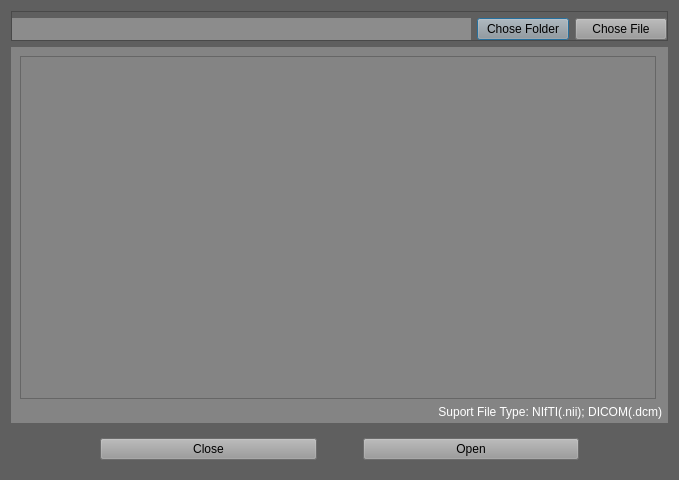
<?xml version="1.0" encoding="UTF-8"?>
<ui version="4.0">
 <class>Dialog</class>
 <widget class="QDialog" name="Dialog">
  <property name="geometry">
   <rect>
    <x>0</x>
    <y>0</y>
    <width>679</width>
    <height>480</height>
   </rect>
  </property>
  <property name="windowTitle">
   <string>Dialog</string>
  </property>
  <property name="styleSheet">
   <string notr="true">background-color: rgb(95, 95, 95);</string>
  </property>
  <layout class="QVBoxLayout" name="verticalLayout">
   <item>
    <widget class="QFrame" name="frame">
     <property name="frameShape">
      <enum>QFrame::StyledPanel</enum>
     </property>
     <property name="frameShadow">
      <enum>QFrame::Raised</enum>
     </property>
     <layout class="QHBoxLayout" name="horizontalLayout">
      <property name="leftMargin">
       <number>0</number>
      </property>
      <property name="topMargin">
       <number>6</number>
      </property>
      <property name="rightMargin">
       <number>0</number>
      </property>
      <property name="bottomMargin">
       <number>0</number>
      </property>
      <item>
       <widget class="QLabel" name="path">
        <property name="sizePolicy">
         <sizepolicy hsizetype="Preferred" vsizetype="Preferred">
          <horstretch>10</horstretch>
          <verstretch>0</verstretch>
         </sizepolicy>
        </property>
        <property name="minimumSize">
         <size>
          <width>10</width>
          <height>0</height>
         </size>
        </property>
        <property name="styleSheet">
         <string notr="true">color: white;
background-color: rgb(140, 140, 140);</string>
        </property>
        <property name="text">
         <string/>
        </property>
       </widget>
      </item>
      <item>
       <widget class="QPushButton" name="openFolder">
        <property name="sizePolicy">
         <sizepolicy hsizetype="Preferred" vsizetype="Preferred">
          <horstretch>2</horstretch>
          <verstretch>0</verstretch>
         </sizepolicy>
        </property>
        <property name="minimumSize">
         <size>
          <width>2</width>
          <height>0</height>
         </size>
        </property>
        <property name="styleSheet">
         <string notr="true">background-color: rgb(153, 153, 153);</string>
        </property>
        <property name="text">
         <string>Chose Folder</string>
        </property>
       </widget>
      </item>
      <item>
       <widget class="QPushButton" name="openFile">
        <property name="sizePolicy">
         <sizepolicy hsizetype="Preferred" vsizetype="Preferred">
          <horstretch>2</horstretch>
          <verstretch>0</verstretch>
         </sizepolicy>
        </property>
        <property name="styleSheet">
         <string notr="true">background-color: rgb(153, 153, 153);</string>
        </property>
        <property name="text">
         <string>Chose File</string>
        </property>
       </widget>
      </item>
     </layout>
    </widget>
   </item>
   <item>
    <widget class="QWidget" name="widget" native="true">
     <property name="sizePolicy">
      <sizepolicy hsizetype="Preferred" vsizetype="Preferred">
       <horstretch>0</horstretch>
       <verstretch>15</verstretch>
      </sizepolicy>
     </property>
     <property name="styleSheet">
      <string notr="true">background-color: rgb(132, 132, 132)</string>
     </property>
     <layout class="QHBoxLayout" name="horizontalLayout_3">
      <property name="rightMargin">
       <number>6</number>
      </property>
      <property name="bottomMargin">
       <number>0</number>
      </property>
      <item>
       <widget class="QWidget" name="widget_3" native="true">
        <property name="sizePolicy">
         <sizepolicy hsizetype="Preferred" vsizetype="Preferred">
          <horstretch>4</horstretch>
          <verstretch>0</verstretch>
         </sizepolicy>
        </property>
        <layout class="QGridLayout" name="gridLayout">
         <property name="leftMargin">
          <number>0</number>
         </property>
         <property name="topMargin">
          <number>0</number>
         </property>
         <property name="rightMargin">
          <number>0</number>
         </property>
         <property name="bottomMargin">
          <number>4</number>
         </property>
         <item row="0" column="0" rowspan="2">
          <widget class="QTableWidget" name="tableFile">
           <property name="sizePolicy">
            <sizepolicy hsizetype="Preferred" vsizetype="Preferred">
             <horstretch>20</horstretch>
             <verstretch>10</verstretch>
            </sizepolicy>
           </property>
           <property name="styleSheet">
            <string notr="true"/>
           </property>
           <attribute name="horizontalHeaderCascadingSectionResizes">
            <bool>false</bool>
           </attribute>
           <attribute name="verticalHeaderShowSortIndicator" stdset="0">
            <bool>false</bool>
           </attribute>
           <attribute name="verticalHeaderStretchLastSection">
            <bool>false</bool>
           </attribute>
          </widget>
         </item>
         <item row="2" column="0" colspan="2">
          <widget class="QLabel" name="label">
           <property name="styleSheet">
            <string notr="true">color:white;</string>
           </property>
           <property name="text">
            <string>Suport File Type: NIfTI(.nii); DICOM(.dcm)</string>
           </property>
           <property name="alignment">
            <set>Qt::AlignRight|Qt::AlignTrailing|Qt::AlignVCenter</set>
           </property>
          </widget>
         </item>
        </layout>
       </widget>
      </item>
     </layout>
    </widget>
   </item>
   <item>
    <widget class="QWidget" name="widget_2" native="true">
     <layout class="QHBoxLayout" name="horizontalLayout_2">
      <item>
       <spacer name="horizontalSpacer">
        <property name="orientation">
         <enum>Qt::Horizontal</enum>
        </property>
        <property name="sizeType">
         <enum>QSizePolicy::Preferred</enum>
        </property>
        <property name="sizeHint" stdset="0">
         <size>
          <width>80</width>
          <height>20</height>
         </size>
        </property>
       </spacer>
      </item>
      <item>
       <widget class="QPushButton" name="Close">
        <property name="sizePolicy">
         <sizepolicy hsizetype="Preferred" vsizetype="Preferred">
          <horstretch>3</horstretch>
          <verstretch>0</verstretch>
         </sizepolicy>
        </property>
        <property name="styleSheet">
         <string notr="true">background-color: rgb(153, 153, 153);</string>
        </property>
        <property name="text">
         <string>Close</string>
        </property>
       </widget>
      </item>
      <item>
       <spacer name="horizontalSpacer_2">
        <property name="orientation">
         <enum>Qt::Horizontal</enum>
        </property>
        <property name="sizeType">
         <enum>QSizePolicy::Preferred</enum>
        </property>
        <property name="sizeHint" stdset="0">
         <size>
          <width>40</width>
          <height>20</height>
         </size>
        </property>
       </spacer>
      </item>
      <item>
       <widget class="QPushButton" name="pushButton_4">
        <property name="sizePolicy">
         <sizepolicy hsizetype="Preferred" vsizetype="Preferred">
          <horstretch>3</horstretch>
          <verstretch>0</verstretch>
         </sizepolicy>
        </property>
        <property name="styleSheet">
         <string notr="true">background-color: rgb(153, 153, 153);</string>
        </property>
        <property name="text">
         <string>Open</string>
        </property>
       </widget>
      </item>
      <item>
       <spacer name="horizontalSpacer_3">
        <property name="orientation">
         <enum>Qt::Horizontal</enum>
        </property>
        <property name="sizeType">
         <enum>QSizePolicy::Preferred</enum>
        </property>
        <property name="sizeHint" stdset="0">
         <size>
          <width>80</width>
          <height>20</height>
         </size>
        </property>
       </spacer>
      </item>
     </layout>
    </widget>
   </item>
  </layout>
 </widget>
 <resources/>
 <connections/>
</ui>
